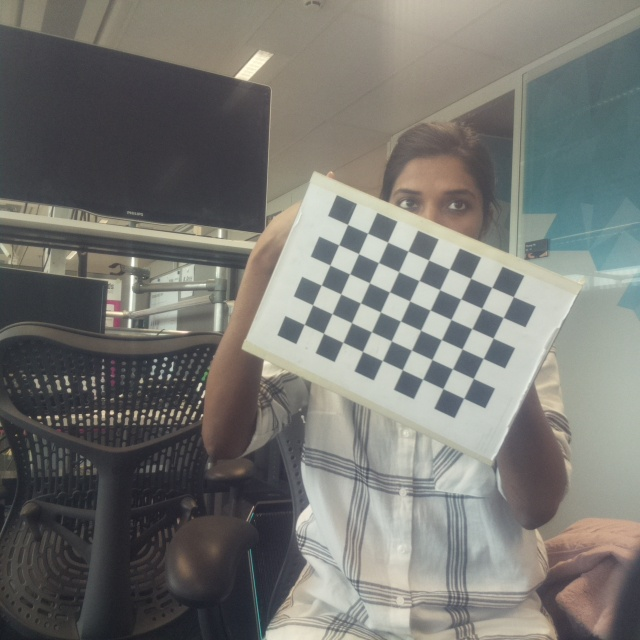
#> input picture left/left07.jpg, 640 x 640 px, given in place of left01.jpg, which was not available
$ python dmap.py   (older library calls are emulated)
#> lines starting #> are read from the running program, lines starting #| are printed output that depends on the picture; after the words box and inside, x2 and y2 are one past the last pixel; in counts of white or black regions, pixels touching at a corner belong together; pictures that were not available may be replaced by others from this repository, and a replacement may not be noted
import numpy as np
import cv2
import glob
import sys
import time

# termination criteria
criteria = (cv2.TERM_CRITERIA_EPS + cv2.TERM_CRITERIA_MAX_ITER, 30, 0.001)

# prepare object points, like (0,0,0), (1,0,0), (2,0,0) ....,(6,5,0)
objp = np.zeros((6*9,3), np.float32)
objp[:,:2] = np.mgrid[0:9,0:6].T.reshape(-1,2)

# Arrays to store object points and image points from all the images.
objpoints = [] # 3d point in real world space
imgpoints_left = [] # 2d points in left image plane.
imgpoints_right = [] # 2d points in right image plane
#images = glob.glob('/home/pi/calibration/right/*.jpg')

for i in range(1,11):
#for fname in images:
    img_left = cv2.imread("/home/roshnee/Thesis/rpi code/left/left%02d.jpg"%i)
#> img_left is the input picture: shape (640, 640, 3); mean B, G, R 114.1, 118.6, 118.6
    img_right= cv2.imread("/home/roshnee/Thesis/rpi code/right/right%02d.jpg"%i)
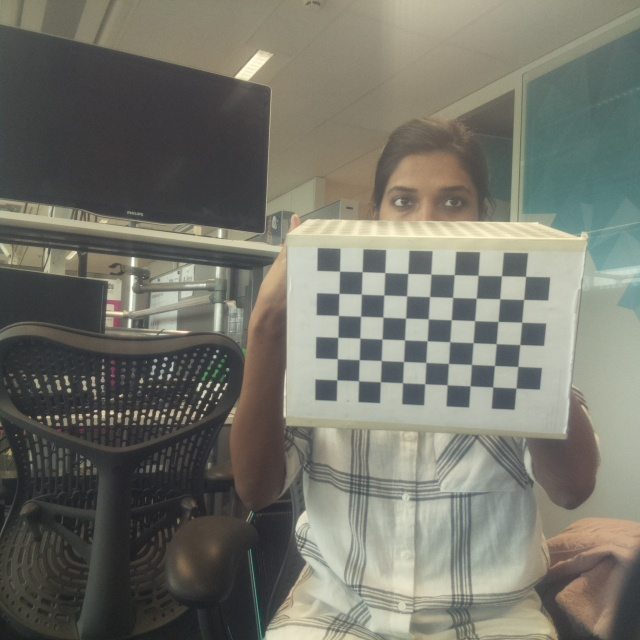
#> input picture left/left08.jpg, 640 x 640 px, given in place of right01.jpg, which was not available
#> img_right is the input picture: shape (640, 640, 3); mean B, G, R 106.6, 116.7, 116.5
    gray_left = cv2.cvtColor(img_left,cv2.COLOR_BGR2GRAY)
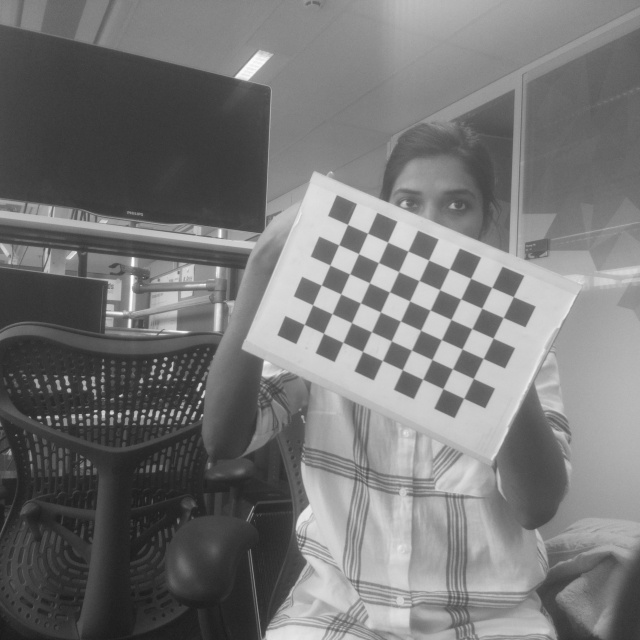
#> gray_left: shape (640, 640); min 26, max 254, mean 118.1
    gray_right = cv2.cvtColor(img_right,cv2.COLOR_BGR2GRAY)
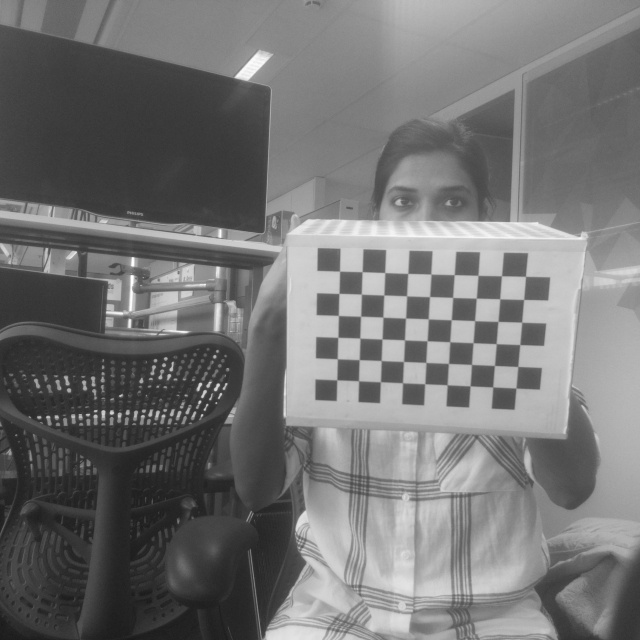
#> gray_right: shape (640, 640); min 25, max 254, mean 115.5
    image_size=gray_left.shape[::-1]
#> image_size = (640, 640)
    # Find the chess board corners
    ret_left, corners_left = cv2.findChessboardCorners(gray_left, (9,6),None)
#> ret_left = True; corners_left = 54 rows, first 8: [347.5, 224.4], [367.6, 233.3], [387.6, 242.1], [408, 251], [428.5, 260], [449.4, 268.9], [470.5, 278.3], [491.7, 287.4]
    ret_right, corners_right = cv2.findChessboardCorners(gray_right, (9,6),None)
#> ret_right = True; corners_right = 54 rows, first 8: [339.6, 271.1], [362.1, 271.7], [384.7, 272.5], [407.7, 273.5], [430.9, 274], [454.2, 274.6], [477.9, 275.3], [501.5, 275.7]

    # If found, add object points, image points (after refining them)
    if ret_left == True and ret_right == True:
        objpoints.append(objp)
        corners2_left = cv2.cornerSubPix(gray_left,corners_left,(11,11),(-1,-1),criteria)
#> corners2_left = 54 rows, first 8: [347.5, 224.4], [367.6, 233.2], [387.6, 242.1], [407.9, 251.1], [428.6, 260], [449.4, 269], [470.6, 278.3], [491.7, 287.4]
        imgpoints_left.append(corners2_left)
        corners2_right = cv2.cornerSubPix(gray_right,corners_right,(11,11),(-1,-1),criteria)
#> corners2_right = 54 rows, first 8: [339.6, 271.2], [362.1, 271.7], [384.8, 272.6], [407.7, 273.4], [430.9, 274.1], [454.2, 274.6], [478.1, 275.4], [501.5, 275.8]
        imgpoints_right.append(corners2_right)

        # Draw and display the corners
        img_left = cv2.drawChessboardCorners(img_left, (9,6), corners2_left,ret_left)
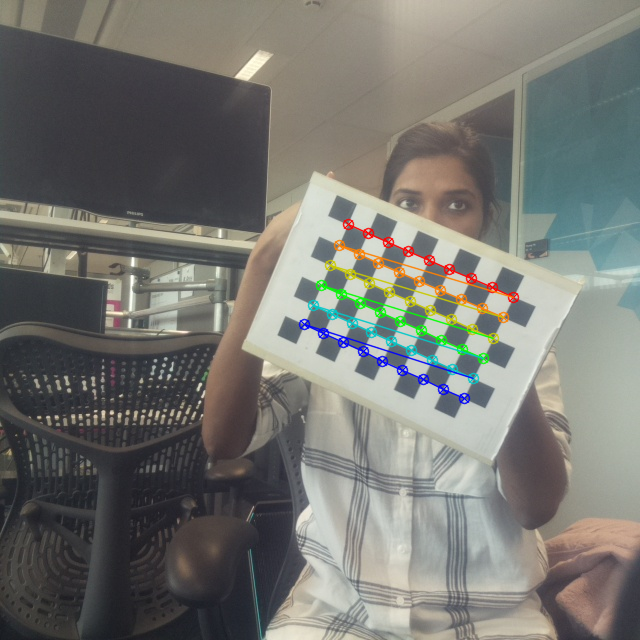
#> img_left: shape (640, 640, 3); 2.33% of pixels changed, all inside (x1, y1, x2, y2) = (298, 218, 520, 405)
        img_right = cv2.drawChessboardCorners(img_right, (9,6), corners2_right,ret_right)
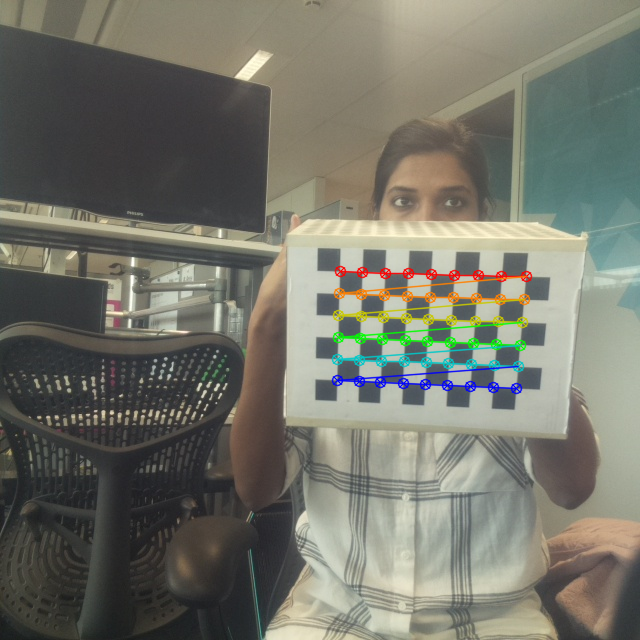
#> img_right: shape (640, 640, 3); 2.42% of pixels changed, all inside (x1, y1, x2, y2) = (331, 265, 533, 395)
        cv2.imshow('left img',img_left)
        cv2.imshow('right img',img_right)
        cv2.waitKey(500)
#> pass 2 of the loop `for i in range(1,11):`:
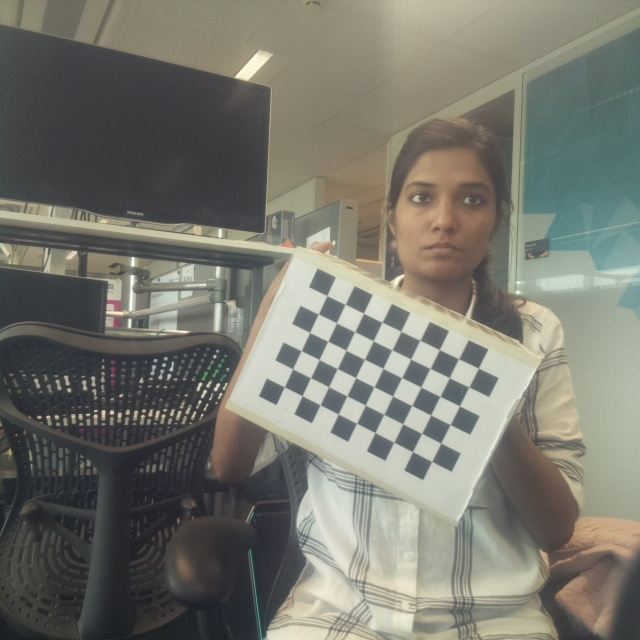
#> input picture left/left02.jpg, 640 x 640 px, found by its file name
#> img_left is the input picture: shape (640, 640, 3); mean B, G, R 109.9, 119, 119
#> `gray_left = cv2.cvtColor(img_left,cv2.COLOR_BGR2GRAY)`:
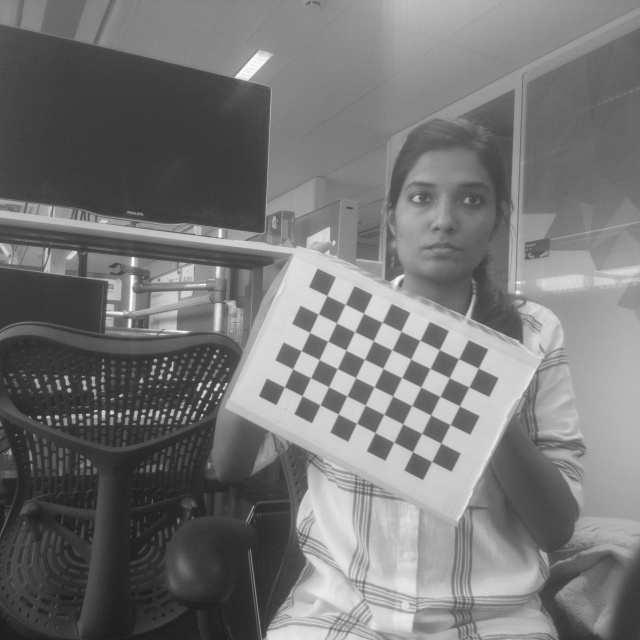
#> gray_left: shape (640, 640); min 28, max 254, mean 117.9
#> corners_left = 54 rows, first 8: [326.7, 295.5], [345.2, 304.2], [363.5, 313.3], [382.2, 322.1], [400.8, 331.3], [419.8, 340.4], [439.3, 349.5], [458.5, 358.7]
#> corners2_left = 54 rows, first 8: [326.8, 295.5], [345.2, 304.3], [363.5, 313.3], [382.1, 322.3], [400.9, 331.3], [419.9, 340.3], [439.3, 349.6], [458.6, 358.7]
#> `img_left = cv2.drawChessboardCorners(img_left, (9,6), corners2_left,re..`:
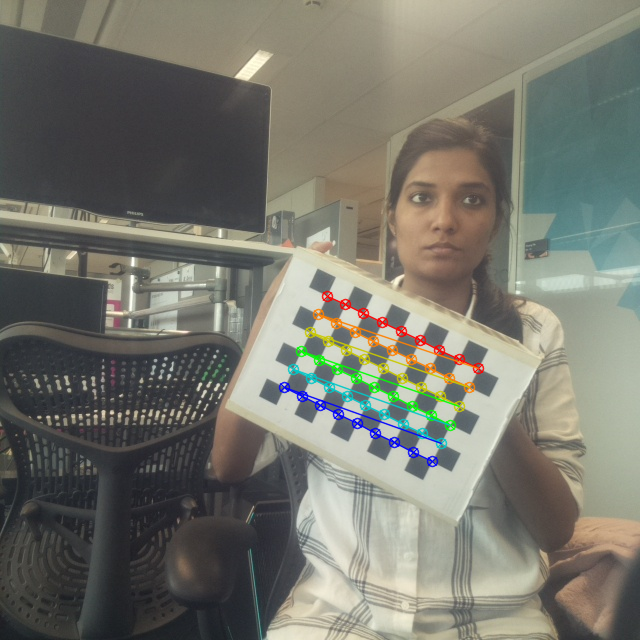
#> img_left: shape (640, 640, 3); 2.21% of pixels changed, all inside (x1, y1, x2, y2) = (278, 290, 485, 468)
#> pass 3 of the loop `for i in range(1,11):`:
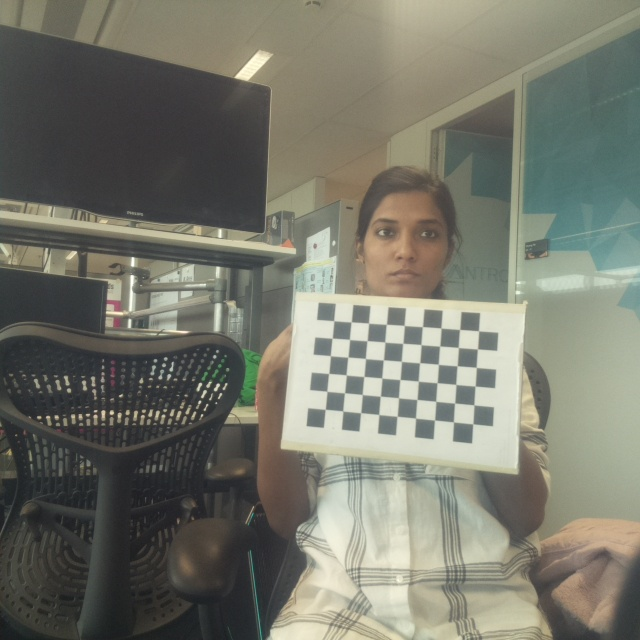
#> input picture left/left03.jpg, 640 x 640 px, found by its file name
#> img_left is the input picture: shape (640, 640, 3); mean B, G, R 107.3, 119.1, 118.2
#> `gray_left = cv2.cvtColor(img_left,cv2.COLOR_BGR2GRAY)`:
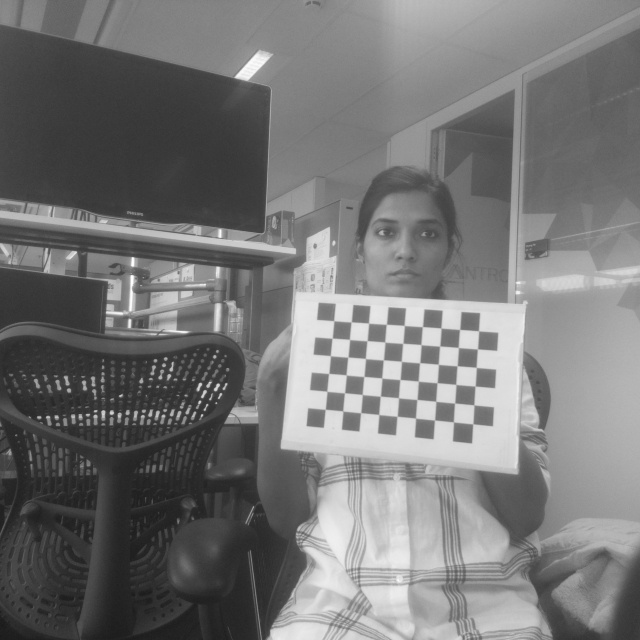
#> gray_left: shape (640, 640); min 26, max 254, mean 117.5
#> (the run stopped early here; a loop or call above may not have finished)
